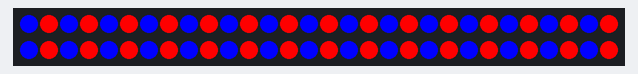
Simulated run of this sketch. Board: Arduino Uno, built with avr-gcc and run on an emulated ATmega328P. On the bench: 60 RGB LEDs in strip order, left to right, continuing on the next row.

Above: at 0.2 s.
At 0.6 s:
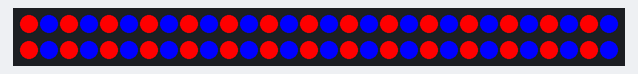

The sketch:

fastled.ino
```cpp
#include <PololuLedStrip.h>

#define LED_SIGNAL_PIN 13
#define LED_COUNT 60//509
PololuLedStrip<LED_SIGNAL_PIN> ledStrip;
rgb_color colors[LED_COUNT];
rgb_color RED = (rgb_color){255,0,0};
rgb_color GREEN = (rgb_color){0,255,0};
rgb_color BLUE = (rgb_color){0,0,255};
rgb_color OFF = (rgb_color){0,0,0};

void setup() {

}
boolean redFast = true;
int redFastCount = 0;

void loop() {
  fastLed(200);
}

void fastLed(int wait) {
  for(int i = redFast?1:0; i< LED_COUNT; i+=2) {
    colors[i] = RED;
  }
  for(int i = redFast?0:1; i< LED_COUNT; i+=2) {
    colors[i] = BLUE;
  }
  ledStrip.write(colors,LED_COUNT);
  delay(wait);

  if (++redFastCount%2==0) {
      redFast = !redFast;
      redFastCount=0;
  }

}
```

Measured:
- what the display in image 1 shows lasts 0.4 s, from 0.4 s to 0.8 s
